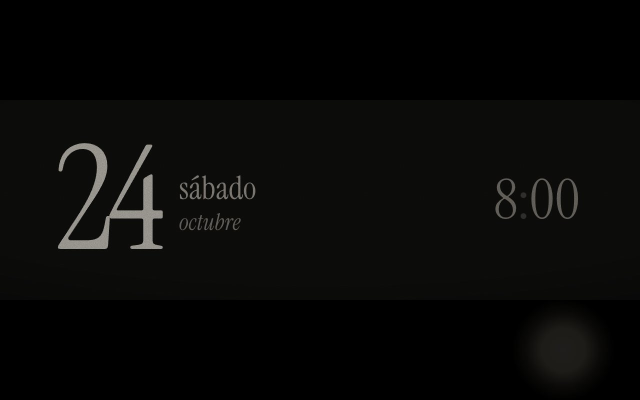
#> input picture showcase/img/hearth-v4c-clock.jpg, 1280 x 800 px (shown at 1/2 size)
$ python -i docs_media.py   (imports and definitions only)
#> lines starting #> are read from the running program, lines starting #| are printed output that depends on the picture; after the words box and inside, x2 and y2 are one past the last pixel; in counts of white or black regions, pixels touching at a corner belong together
"""Image helpers for tools/make-docs-media.sh. Pillow + numpy only.

Subcommands:
  logo <icon.png> <out.png>
      Masks the app icon to an iOS rounded square (radius 22.37%), 512 px, transparent outside.
  hearth <frame-black.png> <frame-calib.png> <outdir> <shot.png>...
      Pastes each 1280x800 hearth-web screenshot into the Hearth front render. frame-black is the
      render with a black screen texture; frame-calib is the same camera with the calib texture
      (green field, four magenta markers at known texture pixels). The markers give an exact affine
      map from texture to render pixels, and the calib minus black difference gives the window mask
      (bezel occlusion and antialiasing included). Writes <outdir>/NN.png, cropped to the device.
  calib <out.png>
      Writes the calibration screen texture used above.
  crossfade <indir> <outdir> <steps> [loop_steps]
      Writes the frames of <indir> in order with <steps>-1 blended frames between neighbours,
      plus <loop_steps> blended frames from the last back to the first.
  hold <outdir> <hold> <fade> <png>...
      Each png held <hold> frames, then <fade> blended frames into the next (loops back to the first).
  phone <outdir> <height> <bg> <shot.png>...
      Draws an iPhone body around each simulator screenshot. bg is "none" (transparent) or a hex colour.
"""
import os
import sys

import numpy as np
from PIL import Image, ImageDraw, ImageFilter

MARKERS = [(160, 260), (1120, 260), (160, 540), (1120, 540)]  # texture pixels, see calib
CROP = (200, 130, 1400, 910)  # device crop in the 1600x1000 front render (1200x780)


def rounded_mask(size, radius, scale=4):
    w, h = size
    m = Image.new("L", (w * scale, h * scale), 0)
    ImageDraw.Draw(m).rounded_rectangle([0, 0, w * scale - 1, h * scale - 1], radius * scale, fill=255)
    return m.resize(size, Image.LANCZOS)


def logo(src, out):
#> called with src = '../showcase/img/hearth-v4c-clock.jpg', out = 'out.png'
    im = Image.open(src).convert("RGBA").resize((512, 512), Image.LANCZOS)
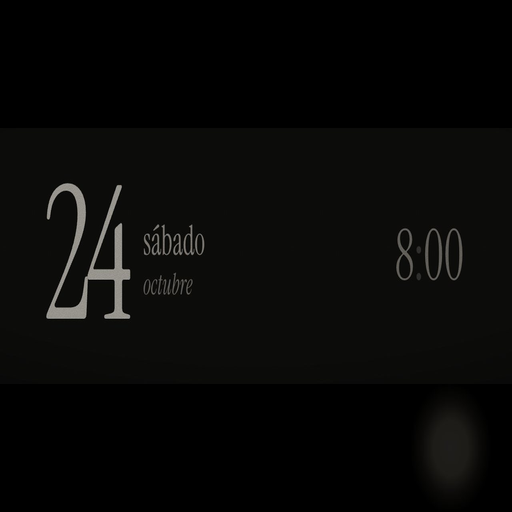
#> im: PIL image 512x512 RGBA; mean R, G, B, A 8.6, 8.5, 7.4, 255
    im.putalpha(rounded_mask((512, 512), 512 * 0.2237))
#> in rounded_mask, `m = Image.new("L", (w * scale, h * scale), 0)`: m: PIL image 2048x2048 L; every value is 0
#> in rounded_mask, `ImageDraw.Draw(m).rounded_rectangle([0, 0, w * scale - 1, h * scale - ..`:
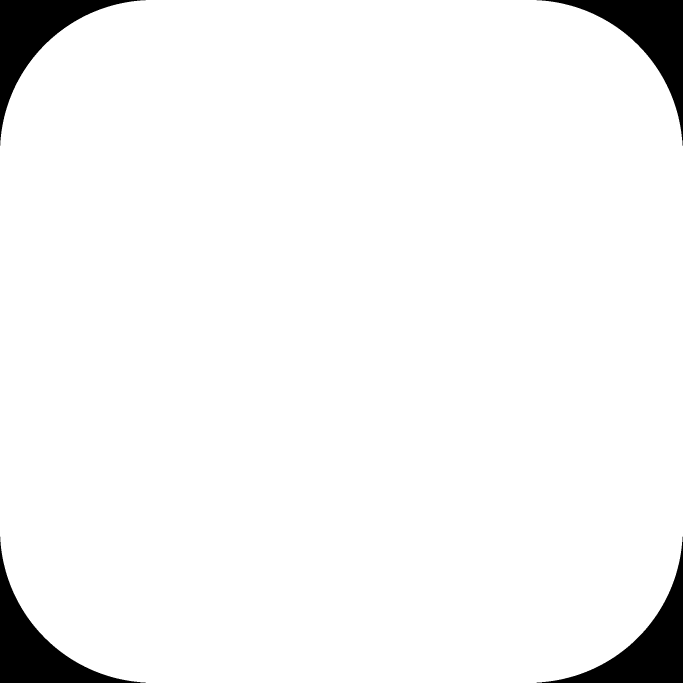
#> m: PIL image 2048x2048 L (shown at 1/3 size); 95.7% white; 4 black regions, box (x1, y1, x2, y2) and area: (1610, 1610, 2048, 2048) 45257, (1610, 0, 2048, 437) 45196, (0, 1610, 437, 2048) 45196, (0, 0, 437, 437) 45150
#> in rounded_mask, `return m.resize(size, Image.LANCZOS)`:
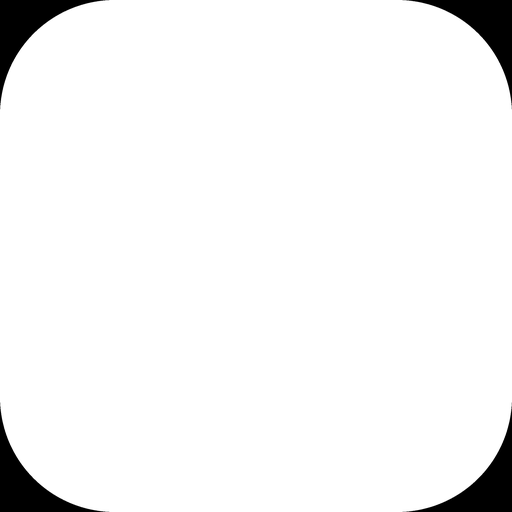
#> returned value: PIL image 512x512 L; min 0, max 255, mean 244
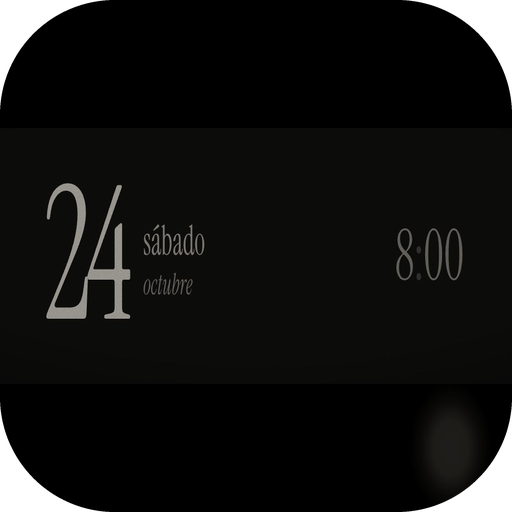
#> im: PIL image 512x512 RGBA; mean R, G, B, A 8.6, 8.5, 7.4, 244; transparent parts drawn white
    im.save(out, optimize=True)


# [47 lines left out: functions calib, blobs, hearth, not called in this run]


def blend(a, b, t):
    return Image.blend(a, b, t)


# [95 lines left out: functions crossfade, hold, phone, main, not called in this run]


# [2 lines not run here, left out]

>>> result = logo('../showcase/img/hearth-v4c-clock.jpg', 'out.png')

$ run again, on showcase/img/ios-v4c-entry.jpg
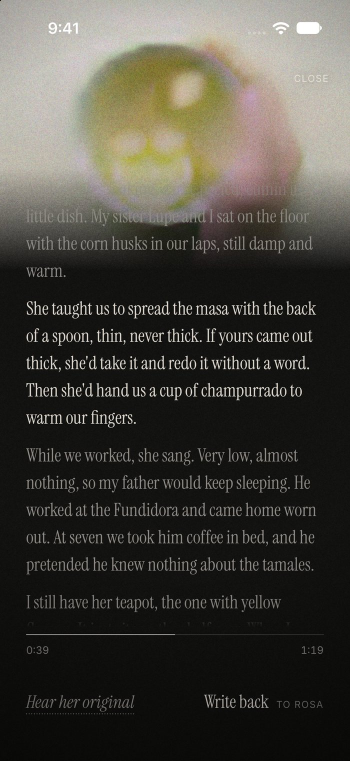
#> input picture showcase/img/ios-v4c-entry.jpg, 700 x 1522 px (shown at 1/2 size)
#> in logo, `im = Image.open(src).convert("RGBA").resize((512, 512), Image.LANCZOS)`:
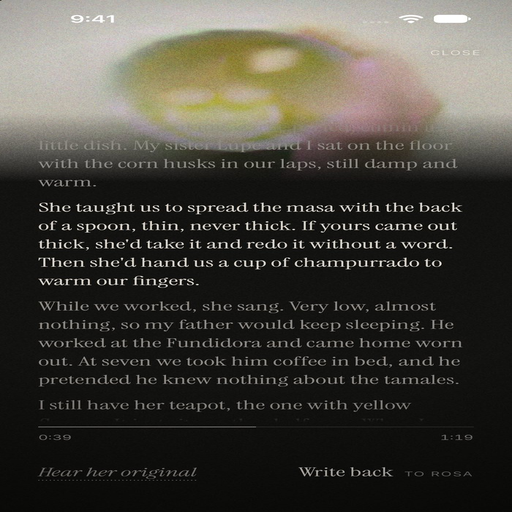
#> im: PIL image 512x512 RGBA; mean R, G, B, A 69.3, 66.8, 59.7, 255
#> in logo, `im.putalpha(rounded_mask((512, 512), 512 * 0.2237))`:
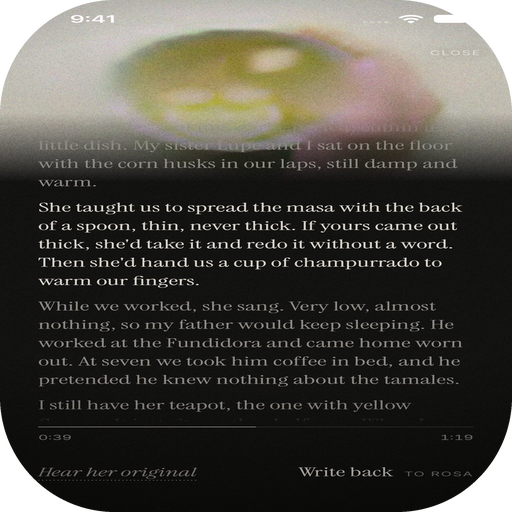
#> im: PIL image 512x512 RGBA; mean R, G, B, A 69.3, 66.8, 59.7, 244; transparent parts drawn white
